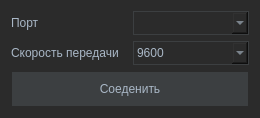
<?xml version="1.0" encoding="UTF-8"?>
<ui version="4.0">
 <class>Form</class>
 <widget class="QWidget" name="Form">
  <property name="geometry">
   <rect>
    <x>0</x>
    <y>0</y>
    <width>260</width>
    <height>117</height>
   </rect>
  </property>
  <property name="sizePolicy">
   <sizepolicy hsizetype="Fixed" vsizetype="Fixed">
    <horstretch>0</horstretch>
    <verstretch>0</verstretch>
   </sizepolicy>
  </property>
  <property name="windowTitle">
   <string>Подключение</string>
  </property>
  <property name="styleSheet">
   <string notr="true">QWidget {
    background-color: #2b2b2b;
}

QGroupBox {
    font: 75 12pt &quot;Segoe UI&quot;;
    color: #A9B7C6;
    border: 1px solid #434F54;
    margin-top: 10px; /* Уменьшен отступ сверху */
    padding: 10px; /* Уменьшен padding */
}

QGroupBox::title {
    subcontrol-origin: margin;
    subcontrol-position: top center;
    padding: 0 3px 0 3px;
    color: #A9B7C6;
}

PlotWidget {
    background-color: #323232;
}

QTableWidget {
    border: none;
    background-color: #323232;
    gridline-color: #3c3f41;
    color: #A9B7C6;
}

QHeaderView::section {
    background-color: #323232;
    color: #A9B7C6;
    padding: 5px;
    border-style: none;
    border-bottom: 1px solid #3c3f41;
    border-right: 1px solid #3c3f41;
}

QPushButton {
    color: #A9B7C6;
    background-color: #3C3F41;
    border: 1px solid #2B2B2B;
    padding: 10px;
}

QPushButton:hover {
    background-color: #2B2B2B;
}

QPushButton:pressed {
    background-color: #4E4E4E;
}

QLabel {
    color: #A9B7C6;
    border: none;
}

QLineEdit {
    background-color: #2B2B2B;
    color: #A9B7C6;
    border: 1px solid #3C3F41;
}

QComboBox {
    background-color: #2B2B2B;
    color: #A9B7C6;
    border: 1px solid #3C3F41;
    padding: 3px;
    min-width: 75px;
    selection-background-color: #4E4E4E;
    selection-color: #A9B7C6;
}


QComboBox QAbstractItemView {
    background-color: #2B2B2B;
    border: 1px solid #3C3F41;
    color: #A9B7C6;
    selection-background-color: #4E4E4E;
    selection-color: #A9B7C6;
}

QComboBox QAbstractItemView::item {
    height: 20px;
    padding: 2px 10px;
}

QComboBox QAbstractItemView::item:selected {
    background-color: #4E4E4E;
}

QComboBox QAbstractItemView::item:hover {
    background-color: #3C3F41;
}

QMenuBar {
    background-color: #2B2B2B;
    border-bottom: 1px solid #3C3F41;
}

QMenuBar::item {
    color: #A9B7C6;
}

QMenuBar::item:selected {
    background-color: #3C3F41;
}

QMenu {
    background-color: #2B2B2B;
    color: #A9B7C6;
    border: 1px solid #3C3F41;
}

QMenu::item:selected {
    background-color: #3C3F41;
}

QStatusBar {
    background-color: #2B2B2B;
    color: #A9B7C6;
}
</string>
  </property>
  <layout class="QGridLayout" name="gridLayout_2">
   <item row="0" column="0">
    <layout class="QGridLayout" name="gridLayout">
     <item row="0" column="0">
      <layout class="QVBoxLayout" name="verticalLayout">
       <item>
        <widget class="QLabel" name="label_port">
         <property name="text">
          <string>Порт</string>
         </property>
        </widget>
       </item>
       <item>
        <widget class="QLabel" name="label_baudrate">
         <property name="text">
          <string>Скорость передачи</string>
         </property>
        </widget>
       </item>
      </layout>
     </item>
     <item row="0" column="1">
      <layout class="QVBoxLayout" name="verticalLayout_2">
       <item>
        <widget class="QComboBox" name="comboBox_port"/>
       </item>
       <item>
        <widget class="QComboBox" name="comboBox_baudrate">
         <property name="currentIndex">
           <number>3</number>
         </property>
         <item>
          <property name="text">
           <string>1200</string>
          </property>
         </item>
         <item>
          <property name="text">
           <string>2400</string>
          </property>
         </item>
         <item>
          <property name="text">
           <string>4800</string>
          </property>
         </item>
         <item>
          <property name="text">
           <string>9600</string>
          </property>
         </item>
         <item>
          <property name="text">
           <string>14400</string>
          </property>
         </item>
         <item>
          <property name="text">
           <string>19200</string>
          </property>
         </item>
         <item>
          <property name="text">
           <string>38400</string>
          </property>
         </item>
         <item>
          <property name="text">
           <string>57600</string>
          </property>
         </item>
         <item>
          <property name="text">
           <string>115200</string>
          </property>
         </item>
         <item>
          <property name="text">
           <string>128000</string>
          </property>
         </item>
         <item>
          <property name="text">
           <string>256000</string>
          </property>
         </item>
        </widget>
       </item>
      </layout>
     </item>
    </layout>
   </item>
   <item row="1" column="0">
    <widget class="QPushButton" name="pushButton_connect">
     <property name="text">
      <string>Соеденить</string>
     </property>
    </widget>
   </item>
  </layout>
 </widget>
 <resources/>
 <connections/>
</ui>
